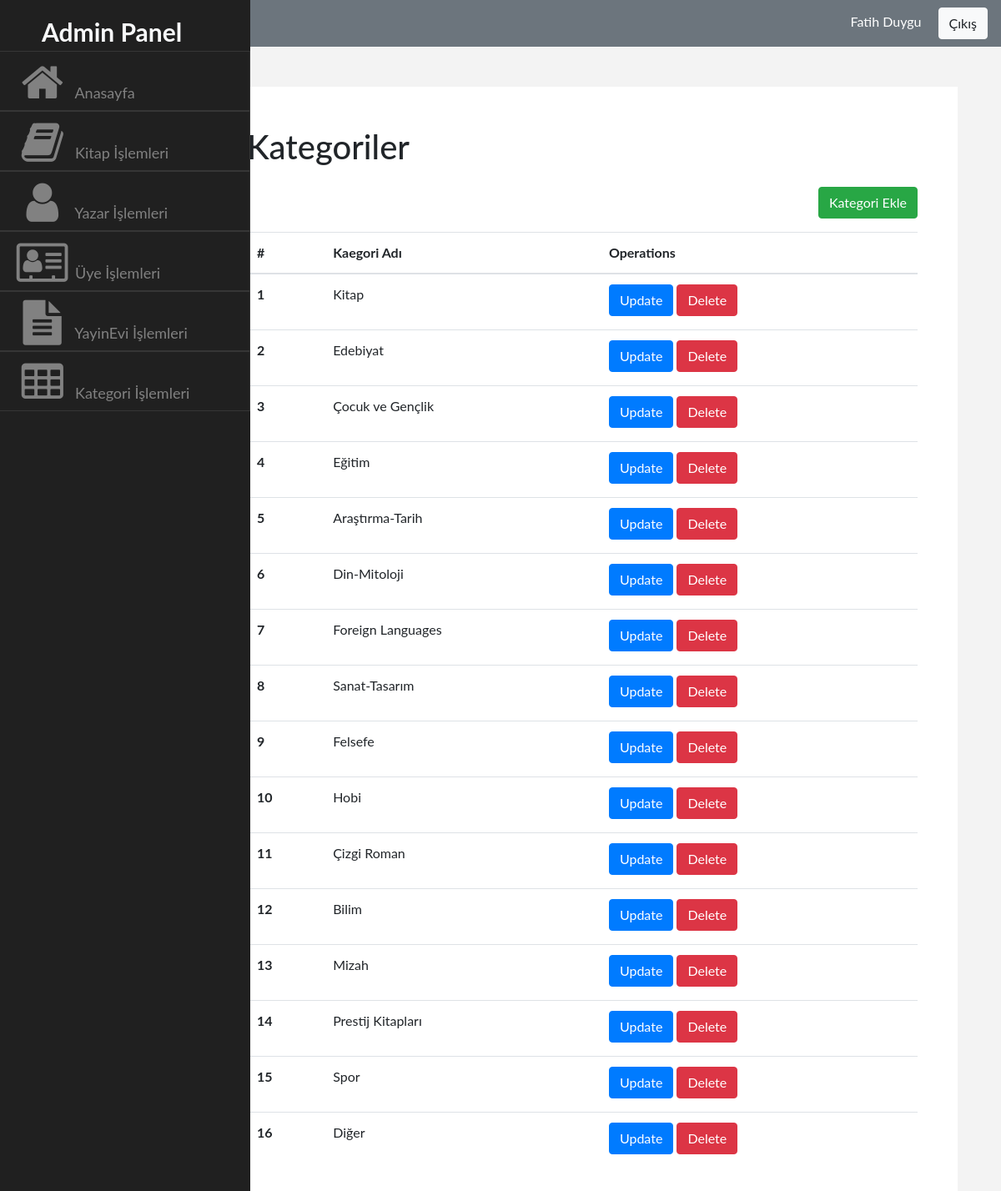
The page /Admin/Kategori/index.php (signed in) on the database its author committed.
### tables this page shows
CREATE TABLE `kategori` (
  `Id` int(11) NOT NULL,
  `Adi` varchar(50) NOT NULL
);

### Admin/Kategori/index.php (the view, shortened to what this page needs)
<?php
include('../php/header.php');
require_once '../../baglan.php';
$sorgu=$db->prepare('SELECT * FROM kategori');
$sorgu->execute();
$kategoriler=$sorgu->fetchAll(PDO::FETCH_ASSOC);
?>
    <h1 class="display-5 mb-4">Kategoriler</h1>
    <a href="insert.php" class="btn btn-success float-right mb-3">Kategori Ekle</a>
    <table class="table">
        <thead>
        <tr>
            <th scope="col">#</th>
            <th scope="col">Kaegori Adı</th>
            <th scope="col">Operations</th>
        </tr>
        </thead>
        <tbody>
        <?php foreach ($kategoriler as $kategori):?>
            <tr>
                <th scope="row"><?php echo $kategori['Id'] ?></th>
                <td><?php echo $kategori['Adi'] ?></td>
                <td>
                    <a href="update.php?id=<?php echo $kategori['Id']; ?>" class="btn btn-primary mb-1">Update</a>
                    <a href="index.php?deleteId=<?php echo $kategori['Id']; ?>" class="btn btn-danger mb-1">Delete</a>
                </td>
            </tr>
        <?php endforeach; ?>
        </tbody>
    </table>
<?php
include('../php/footer.php');
?>

### Admin/php/header.php (shortened to what this page needs)
<!DOCTYPE html>
<html>
<head>
  <link rel="stylesheet" href="https://cdnjs.cloudflare.com/ajax/libs/font-awesome/4.7.0/css/font-awesome.min.css">
  <link rel="stylesheet" href="../../css/bootstrap.css">
  <link rel="stylesheet" href="../../css/admin.css" type="text/css">
</head>
<body>
<nav class="navbar navbar-light bg-secondary justify-content-between">
  <a class="navbar-brand">Navbar</a>
  <div class="float-right">
    <span class="text-white mr-3"><?php echo $_SESSION['Adi']." ".$_SESSION['Soyadi'];?></span>
    <a href="../cikis.php" class="btn btn-light">Çıkış</a>
  </div>
</nav>
<div class="container col-md-12">
  <div class="row">
    <div class="col-md-2">
      <div class="sidebar">
        <span class="text-light text-center offset-2 font-weight-bold mt-5" style="font-size: 30px;">Admin Panel</span>
        <a href="../Islem/index.php" class="active"><i class="fa fa-fw fa-home fa-3x"></i> Anasayfa</a>
        <a href="../Kitap/index.php" class="active"><i class="fa fa-fw fa-book fa-3x"></i> Kitap İşlemleri</a>
        <a href="../Yazar/index.php"><i class="fa fa-fw fa-user fa-3x"></i> Yazar İşlemleri</a>
        <a href="../Uye/index.php"><i class="fa fa-fw fa-address-card-o fa-3x"></i> Üye İşlemleri</a>
        <a href="../Yayinevi/index.php"><i class="fa fa-fw fa-file-text fa-3x"></i> YayinEvi İşlemleri</a>
        <a href="../Kategori/index.php"><i class="fa fa-fw fa-table fa-3x"></i> Kategori İşlemleri</a>
      </div>
    </div>
    <div class="col-md-9 bg-white mt-5 p-5 ml-5">

### Admin/php/footer.php (shortened to what this page needs)
</div>
  </div>
</div>
</body>
</html>

### css/admin.css (style rules this page uses)
body { font-family: "Lato", sans-serif; background-color: #F3F3F3; }
.sidebar { height: 100%; width: 300px; position: fixed; z-index: 1; top: 0; left: 0; background-color: #202020; overflow-x: hidden; padding-top: 16px; }
.sidebar a { padding: 10px 8px 6px 16px; text-decoration: none; font-size: 18px; color: #818181; display: block; border: 1px solid #363636; border-left: 0px; }

### rows shown on the page
kategori: Id "1", Adi "Kitap"
kategori: Id "2", Adi "Edebiyat"
kategori: Id "3", Adi "Çocuk ve Gençlik"
kategori: Id "4", Adi "Eğitim"
kategori: Id "5", Adi "Araştırma-Tarih"
kategori: Id "6", Adi "Din-Mitoloji"
kategori: Id "7", Adi "Foreign Languages"
kategori: Id "8", Adi "Sanat-Tasarım"
kategori: Id "9", Adi "Felsefe"
kategori: Id "10", Adi "Hobi"
kategori: Id "11", Adi "Çizgi Roman"
kategori: Id "12", Adi "Bilim"
kategori: Id "13", Adi "Mizah"
kategori: Id "14", Adi "Prestij Kitapları"
kategori: Id "15", Adi "Spor"
kategori: Id "16", Adi "Diğer"

### other values the page prints
$_SESSION['Adi'] "Fatih"
$_SESSION['Soyadi'] "Duygu"
